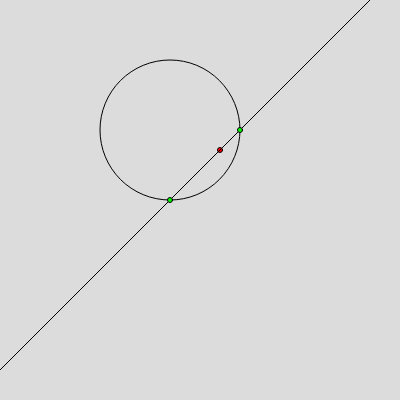
Frame 1 (no input)
Frame 2 (the mouse pressed at the canvas centre, redrawn once): identical to frame 1, image omitted

The p5.js sketch that drew this single still picture (run headless with seeded random() and noise() and a simulated clock; the mouse was pressed at the canvas centre and the sketch redrawn once):

// p5.js sketch
// ── sketch.js
let radius = 140;
let cx = 170;
let cy = 130;
let p1_x = 220;
let p1_y = 150;

let slope = -1;
function setup() {
  createCanvas(400, 400);
  ellipseMode(CENTER);
}

function draw() {
  background(220);
  noFill();
  circle(cx, cy, radius);
  fill("#ff0000");
  // Draw point and line through that point
  circle(p1_x, p1_y, 5);
  beginShape();
  for (let x = 0; x < width; x++) {
    vertex(x, line_equation(slope, x, p1_x, p1_y));
  }
  endShape();
  // Calculate intersection point of line and circle
  // There will be two points
  let solution_vector = compute_intersection_of_circle_and_line(
    slope,
    p1_x,
    p1_y,
    cx,
    cy,
    radius
  );
  print(solution_vector[0].x, solution_vector[0].y);
  print(solution_vector[1].x, solution_vector[1].y);
  noLoop();
}
function line_equation(slope, x, x1, y1) {
  return slope * (x - x1) + y1;
}

function compute_intersection_of_circle_and_line(
  slope,
  x1,
  y1,
  cx,
  cy,
  radius
) {
  // Derived this equation by using two formulas:
  // 1) y = slope * (x - x1) + y1
  // 2) (x - cx)^2 + (y - cy)^2 = R^2
  // 3) plugged equation #1 into equation #2 and solved
  //    for x. Used symbolab.com to solve for x. Pretty nasty.
  // The resulting formula is computed below
  radius = radius / 2;
  let radical = sqrt(
    radius * radius +
      slope * slope * radius * radius +
      2 * cx * slope * slope * x1 +
      2 * cx * slope * cy +
      2 * slope * x1 * y1 +
      2 * y1 * cy -
      cx * cx * slope * slope -
      2 * cx * slope * y1 -
      slope * slope * x1 * x1 -
      2 * slope * x1 * cy -
      y1 * y1 -
      cy * cy
  );
  let x_solution_1 =
    (cx + slope * slope * x1 - slope * y1 + slope * cy + radical) /
    (1 + slope * slope);
  let x_solution_2 =
    (cx + slope * slope * x1 - slope * y1 + slope * cy - radical) /
    (1 + slope * slope);
  let y_solution_1 = slope * (x_solution_1 - x1) + y1;
  let y_solution_2 = slope * (x_solution_2 - x1) + y1;
  fill("#00ff00");
  circle(x_solution_1, y_solution_1, 5);
  circle(x_solution_2, y_solution_2, 5);
  let solution_vector = [];
  solution_vector[0] = createVector(x_solution_1, y_solution_1);
  solution_vector[1] = createVector(x_solution_2, y_solution_2);
  return solution_vector;
}
